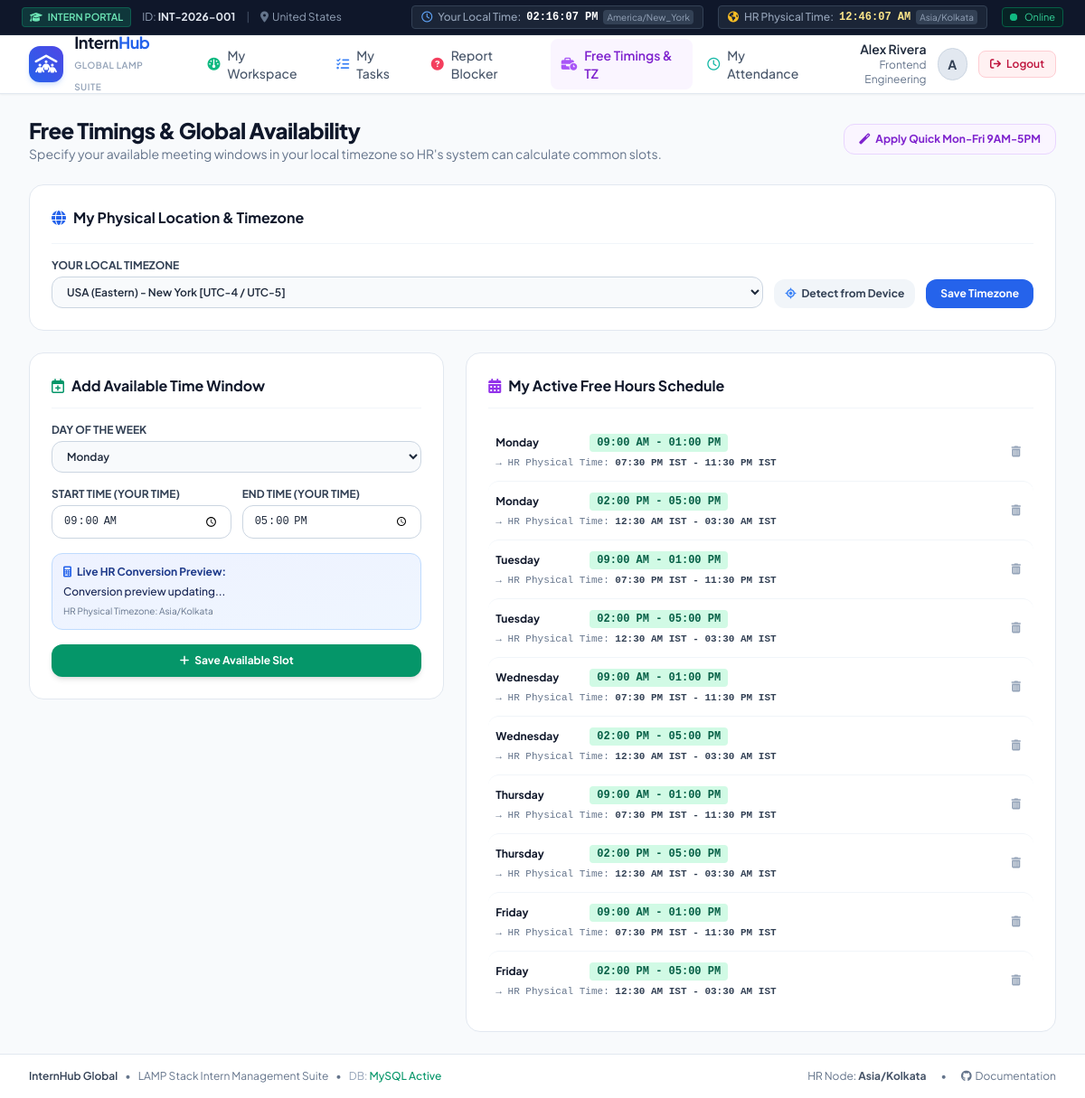
The app's page /intern/my_schedule.php (signed in) with its own data.
### tables this page shows
CREATE TABLE IF NOT EXISTS intern_availability (
    id INT AUTO_INCREMENT PRIMARY KEY,
    user_id INT NOT NULL,
    day_of_week TINYINT NOT NULL COMMENT '1=Mon, 2=Tue, 3=Wed, 4=Thu, 5=Fri, 6=Sat, 7=Sun',
    start_time TIME NOT NULL COMMENT 'Intern local start time (HH:MM)',
    end_time TIME NOT NULL COMMENT 'Intern local end time (HH:MM)',
    timezone VARCHAR(100) NOT NULL COMMENT 'Timezone of the submitted time',
    is_active TINYINT(1) DEFAULT 1,
    created_at DATETIME DEFAULT CURRENT_TIMESTAMP,
    updated_at DATETIME DEFAULT CURRENT_TIMESTAMP ON UPDATE CURRENT_TIMESTAMP,
    FOREIGN KEY (user_id) REFERENCES users(id) ON DELETE CASCADE
);

### config/timezone_helper.php (called while the page is built, shortened)
<?php
class TimezoneHelper {
    public static function getCommonTimezones(): array {
        return [
            'America/New_York'     => 'USA (Eastern) - New York [UTC-4 / UTC-5]',
            'America/Chicago'      => 'USA (Central) - Chicago [UTC-5 / UTC-6]',
            'America/Denver'       => 'USA (Mountain) - Denver [UTC-6 / UTC-7]',
            'America/Los_Angeles'  => 'USA (Pacific) - Los Angeles [UTC-7 / UTC-8]',
            'Europe/London'        => 'United Kingdom - London [GMT / BST]',
            'Europe/Paris'         => 'Europe (Central) - Paris / Berlin [CET / CEST]',
            'Asia/Dubai'           => 'UAE - Dubai [GST / UTC+4]',
            'Asia/Kolkata'         => 'India - New Delhi / Mumbai [IST / UTC+5:30]',
            'Asia/Singapore'       => 'Singapore / Malaysia [SGT / UTC+8]',
            'Asia/Tokyo'           => 'Japan - Tokyo [JST / UTC+9]',
            'Australia/Sydney'     => 'Australia - Sydney [AEST / AEDT]',
            'UTC'                  => 'Coordinated Universal Time (UTC)'
        ];
    }
    public static function convertToHRTime(string $timeStr, string $internTimezone, string $hrTimezone, ?string $date = null): array {
        $date = $date ?: date('Y-m-d');
        try {
            $dt = new DateTime("{$date} {$timeStr}", new DateTimeZone($internTimezone));
            $internDisplay = $dt->format('h:i A T');
            $internFull = $dt->format('Y-m-d H:i');
            $dt->setTimezone(new DateTimeZone($hrTimezone));
            $hrDisplay = $dt->format('h:i A T');
            $hrFull = $dt->format('Y-m-d H:i');
            $dayDiff = (int)$dt->format('Ymd') - (int)date('Ymd', strtotime($date));
            return [
                'success' => true,
                'intern_time' => $internDisplay,
                'intern_full' => $internFull,
                'hr_time' => $hrDisplay,
                'hr_full' => $hrFull,
                'day_offset' => $dayDiff,
                'summary' => "{$internDisplay} ({$internTimezone}) = {$hrDisplay} ({$hrTimezone})"
            ];
        } catch (Exception $e) {
            return [
                'success' => false,
                'error' => $e->getMessage()
            ];
        }
    }
}

### includes/auth.php (called while the page is built, shortened)
<?php
function getCurrentUser(): ?array {
    return $_SESSION['user'] ?? null;
}

### intern/my_schedule.php (the view, shortened to what this page needs)
<?php
require_once __DIR__ . '/../config/timezone_helper.php';
require_once __DIR__ . '/../includes/auth.php';
$db = getDB();
$user = getCurrentUser();
$hrTz = DEFAULT_HR_TIMEZONE;
$stmtAvail = $db->prepare("
    SELECT * FROM intern_availability
    WHERE user_id = :uid AND is_active = 1
    ORDER BY day_of_week ASC, start_time ASC
");
$stmtAvail->execute([':uid' => $user['id']]);
$windows = $stmtAvail->fetchAll();
$daysMap = [
    1 => 'Monday',
    2 => 'Tuesday',
    3 => 'Wednesday',
    4 => 'Thursday',
    5 => 'Friday',
    6 => 'Saturday',
    7 => 'Sunday'
];
require_once __DIR__ . '/../includes/header.php';
?>
<div class="space-y-6">
    <div class="flex flex-col sm:flex-row sm:items-center justify-between gap-4">
        <div>
            <h1 class="text-2xl font-extrabold text-slate-900 tracking-tight">Free Timings & Global Availability</h1>
            <p class="text-sm text-slate-500">Specify your available meeting windows in your local timezone so HR's system can calculate common slots.</p>
        </div>
        <form method="POST" action="" onsubmit="return confirm('Replace existing schedule with standard Mon-Fri 9:00 AM - 5:00 PM?');">
            <button type="submit" class="px-4 py-2 bg-purple-50 text-purple-700 hover:bg-purple-100 border border-purple-200 font-bold text-xs rounded-xl transition flex items-center">
                <i class="fa-solid fa-magic mr-1.5"></i>Apply Quick Mon-Fri 9AM-5PM
            </button>
        </form>
    </div>
    <div class="bg-white rounded-2xl border border-slate-200 p-6 shadow-xs">
        <h2 class="text-base font-bold text-slate-900 flex items-center pb-4 border-b border-slate-100">
            <i class="fa-solid fa-globe text-blue-600 mr-2"></i>My Physical Location & Timezone
        </h2>
        <form method="POST" action="" class="mt-4 flex flex-col sm:flex-row items-end gap-3 text-xs">
            <div class="flex-1 w-full">
                <label class="block font-bold text-slate-700 uppercase mb-1">Your Local Timezone</label>
                <select id="user-timezone-select" name="timezone" class="w-full px-3 py-2 border border-slate-300 rounded-xl text-xs bg-slate-50 font-semibold focus:ring-2 focus:ring-blue-500 focus:outline-none">
                    <?php foreach (TimezoneHelper::getCommonTimezones() as $tzKey => $tzLabel): ?>
                        <option value="<?= htmlspecialchars($tzKey) ?>" <?= $user['timezone'] === $tzKey ? 'selected' : '' ?>>
                            <?= htmlspecialchars($tzLabel) ?>
                        </option>
                    <?php endforeach; ?>
                </select>
            </div>
            <button type="button" onclick="autoDetectTz()" class="px-3 py-2 bg-slate-100 hover:bg-slate-200 text-slate-700 font-bold rounded-xl transition flex items-center shrink-0">
                <i class="fa-solid fa-location-crosshairs mr-1.5 text-blue-500"></i>Detect from Device
            </button>
            <button type="submit" class="px-4 py-2 bg-blue-600 hover:bg-blue-700 text-white font-bold rounded-xl shadow-xs transition shrink-0">
                Save Timezone
            </button>
        </form>
    </div>
    <div class="grid grid-cols-1 lg:grid-cols-12 gap-6">
        <div class="lg:col-span-5 bg-white rounded-2xl border border-slate-200 p-6 shadow-xs h-fit space-y-4">
            <h2 class="text-base font-bold text-slate-900 flex items-center pb-3 border-b border-slate-100">
                <i class="fa-regular fa-calendar-plus text-emerald-600 mr-2"></i>Add Available Time Window
            </h2>
            <form method="POST" action="" class="space-y-4 text-xs">
                <div>
                    <label class="block font-bold text-slate-700 uppercase mb-1">Day of the Week</label>
                    <select name="day_of_week" class="w-full px-3 py-2 border border-slate-300 rounded-xl text-xs bg-slate-50 font-semibold focus:ring-2 focus:ring-emerald-500 focus:outline-none">
                        <?php foreach ($daysMap as $num => $dayName): ?>
                            <option value="<?= $num ?>"><?= $dayName ?></option>
                        <?php endforeach; ?>
                    </select>
                </div>
                <div class="grid grid-cols-2 gap-3">
                    <div>
                        <label class="block font-bold text-slate-700 uppercase mb-1">Start Time (Your Time)</label>
                        <input type="time" id="avail-start" name="start_time" value="09:00" onchange="previewConvertedTimes()" required class="w-full px-3 py-2 border border-slate-300 rounded-xl text-xs font-mono focus:ring-2 focus:ring-emerald-500 focus:outline-none">
                    </div>
                    <div>
                        <label class="block font-bold text-slate-700 uppercase mb-1">End Time (Your Time)</label>
                        <input type="time" id="avail-end" name="end_time" value="17:00" onchange="previewConvertedTimes()" required class="w-full px-3 py-2 border border-slate-300 rounded-xl text-xs font-mono focus:ring-2 focus:ring-emerald-500 focus:outline-none">
                    </div>
                </div>
                <div class="p-3 bg-gradient-to-br from-indigo-50 to-blue-50 border border-blue-200 rounded-xl text-xs space-y-1">
                    <span class="font-bold text-blue-900 block flex items-center">
                        <i class="fa-solid fa-calculator text-blue-600 mr-1.5"></i>Live HR Conversion Preview:
                    </span>
                    <p id="preview-text" class="text-blue-950 font-medium leading-relaxed">
                    </p>
                    <span class="text-[10px] text-slate-500 block">HR Physical Timezone: <?= htmlspecialchars($hrTz) ?></span>
                </div>
                <button type="submit" class="w-full py-2.5 px-4 bg-emerald-600 hover:bg-emerald-700 text-white font-bold rounded-xl shadow-md transition flex items-center justify-center">
                    <i class="fa-solid fa-plus mr-1.5"></i>Save Available Slot
                </button>
            </form>
        </div>
        <div class="lg:col-span-7 bg-white rounded-2xl border border-slate-200 p-6 shadow-xs flex flex-col">
            <h2 class="text-base font-bold text-slate-900 flex items-center pb-3 border-b border-slate-100">
                <i class="fa-solid fa-calendar-days text-purple-600 mr-2"></i>My Active Free Hours Schedule
            </h2>
            <div class="mt-4 flex-1">
                <?php if (empty($windows)): ?>
                    <div class="text-center py-12 text-slate-400 text-xs">
                        <i class="fa-regular fa-clock text-4xl mb-2 text-slate-300"></i>
                        <p class="text-sm font-semibold text-slate-700">No free timings added yet.</p>
                        <p class="text-xs text-slate-500 mt-1">Add your available hours so HR can coordinate meetings around your schedule.</p>
                    </div>
                <?php else: ?>
                    <div class="divide-y divide-slate-100">
                        <?php foreach ($windows as $w): ?>
                            <?php
                            $startLocal = date('h:i A', strtotime($w['start_time']));
                            $endLocal = date('h:i A', strtotime($w['end_time']));
                            $convStart = TimezoneHelper::convertToHRTime($w['start_time'], $user['timezone'], $hrTz);
                            $convEnd = TimezoneHelper::convertToHRTime($w['end_time'], $user['timezone'], $hrTz);
                            ?>
                            <div class="py-3 flex items-center justify-between text-xs hover:bg-slate-50/50 px-2 rounded-xl transition">
                                <div>
                                    <div class="flex items-center space-x-2">
                                        <span class="font-bold text-slate-900 w-24"><?= $daysMap[$w['day_of_week']] ?></span>
                                        <span class="inline-flex items-center px-2 py-0.5 rounded bg-emerald-100 text-emerald-800 font-mono font-semibold">
                                            <?= $startLocal ?> - <?= $endLocal ?>
                                        </span>
                                    </div>
                                    <div class="text-[11px] text-slate-500 mt-1 font-mono">
                                        &rarr; HR Physical Time: <strong class="text-slate-700"><?= $convStart['hr_time'] ?? '' ?> - <?= $convEnd['hr_time'] ?? '' ?></strong>
                                    </div>
                                </div>
                                <form method="POST" action="" onsubmit="return confirm('Remove this availability slot?');">
                                    <button type="submit" class="p-1.5 text-slate-400 hover:text-rose-600 rounded">
                                        <i class="fa-solid fa-trash-can"></i>
                                    </button>
                                </form>
                            </div>
                        <?php endforeach; ?>
                    </div>
                <?php endif; ?>
            </div>
        </div>
    </div>
</div>
<?php require_once __DIR__ . '/../includes/footer.php'; ?>

### records on screen
intern_availability: day_of_week "Monday", start_time "09:00 AM", end_time "01:00 PM", start_time "07:30 PM IST", end_time "11:30 PM IST"
intern_availability: day_of_week "Monday", start_time "02:00 PM", end_time "05:00 PM", start_time "12:30 AM IST", end_time "03:30 AM IST"
intern_availability: day_of_week "Tuesday", start_time "09:00 AM", end_time "01:00 PM", start_time "07:30 PM IST", end_time "11:30 PM IST"
intern_availability: day_of_week "Tuesday", start_time "02:00 PM", end_time "05:00 PM", start_time "12:30 AM IST", end_time "03:30 AM IST"
intern_availability: day_of_week "Wednesday", start_time "09:00 AM", end_time "01:00 PM", start_time "07:30 PM IST", end_time "11:30 PM IST"
intern_availability: day_of_week "Wednesday", start_time "02:00 PM", end_time "05:00 PM", start_time "12:30 AM IST", end_time "03:30 AM IST"
intern_availability: day_of_week "Thursday", start_time "09:00 AM", end_time "01:00 PM", start_time "07:30 PM IST", end_time "11:30 PM IST"
intern_availability: day_of_week "Thursday", start_time "02:00 PM", end_time "05:00 PM", start_time "12:30 AM IST", end_time "03:30 AM IST"
intern_availability: day_of_week "Friday", start_time "09:00 AM", end_time "01:00 PM", start_time "07:30 PM IST", end_time "11:30 PM IST"
intern_availability: day_of_week "Friday", start_time "02:00 PM", end_time "05:00 PM", start_time "12:30 AM IST", end_time "03:30 AM IST"

### other values on screen
$userRole "INTERN"
$currentUser['intern_id'] "INT-2026-001"
$currentUser['country'] "United States"
$userTimezone "America/New_York"
$hrTimezone "Asia/Kolkata"
$currentUser['name'] "Alex Rivera"
$currentUser['department'] "Frontend Engineering"
substr($currentUser['name'], 0, 1) "A"
$hrTz "Asia/Kolkata"
APP_NAME "InternHub Global"
DEFAULT_HR_TIMEZONE "Asia/Kolkata"
form field timezone "USA (Eastern) - New York [UTC-4 / UTC-5]"
form field day_of_week "Monday"
